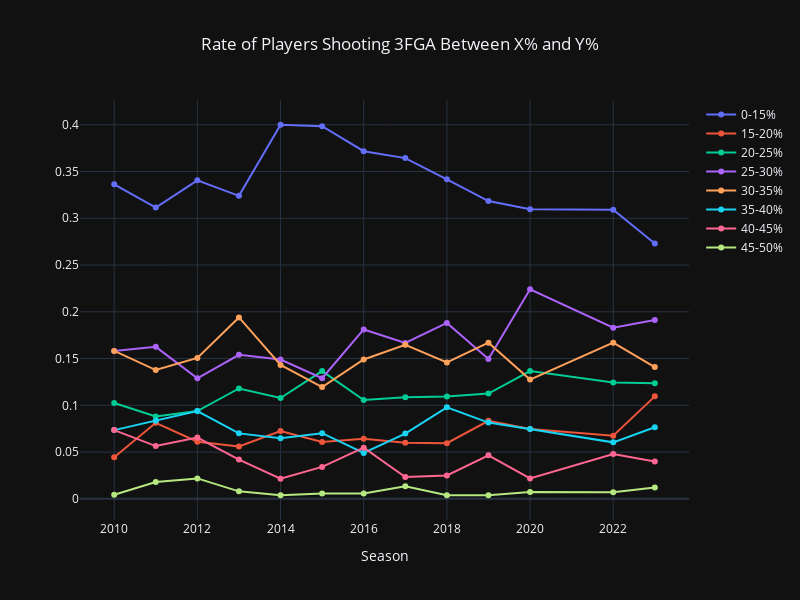

The cell this chart's notebook holds for it:
### Code cell
plot = go.Figure(data=[
    go.Line(
    name = '0-15%',
    x = three_pct_norm.columns.values,
    y = three_pct_norm.iloc[0]
    ),
    go.Line(
    name = '15-20%',
    x = three_pct_norm.columns.values,
    y = three_pct_norm.iloc[1]
    ),
    go.Line(
    name = '20-25%',
    x = three_pct_norm.columns.values,
    y = three_pct_norm.iloc[2]
    ),
    go.Line(
    name = '25-30%',
    x = three_pct_norm.columns.values,
    y = three_pct_norm.iloc[3]
    ),
    go.Line(
    name = '30-35%',
    x = three_pct_norm.columns.values,
    y = three_pct_norm.iloc[4]
    ),
    go.Line(
    name = '35-40%',
    x = three_pct_norm.columns.values,
    y = three_pct_norm.iloc[5]
    ),
    go.Line(
    name = '40-45%',
    x = three_pct_norm.columns.values,
    y = three_pct_norm.iloc[6]
    ),
    go.Line(
    name = '45-50%',
    x = three_pct_norm.columns.values,
    y = three_pct_norm.iloc[7]
    )],
    layout=go.Layout(
        title="Rate of Players Shooting 3FGA Between X% and Y%",
        xaxis_title="Season",
        template="plotly_dark",
        width=800,
        height=600            
                 )
    )
plot.update_layout(title_x=0.5)

plot.show()

#save Figure as jpg image
plot.write_image("images/ind_3fg_pct_by_season.jpeg")

### Figure 1 — Plotly figure (JSON) as saved in the notebook; plotly's stock layout.template omitted (floating-point values rounded to 4 significant figures)
{"data": [{"name": "0-15%", "type": "scatter", "x": [2010, 2011, 2012, 2013, 2014, 2015, 2016, 2017, 2018, 2019, 2020, 2022, 2023], "y": [0.3363, 0.3115, 0.3406, 0.324, 0.4, 0.3985, 0.3717, 0.3643, 0.3417, 0.3184, 0.3097, 0.3091, 0.273]}, {"name": "15-20%", "type": "scatter", "x": [2010, 2011, 2012, 2013, 2014, 2015, 2016, 2017, 2018, 2019, 2020, 2022, 2023], "y": [0.04454, 0.08126, 0.06114, 0.056, 0.07255, 0.06072, 0.06415, 0.06008, 0.0595, 0.0835, 0.07468, 0.0675, 0.1096]}, {"name": "20-25%", "type": "scatter", "x": [2010, 2011, 2012, 2013, 2014, 2015, 2016, 2017, 2018, 2019, 2020, 2022, 2023], "y": [0.1024, 0.08804, 0.09389, 0.118, 0.1078, 0.1366, 0.1057, 0.1085, 0.1094, 0.1126, 0.1366, 0.1243, 0.1235]}, {"name": "25-30%", "type": "scatter", "x": [2010, 2011, 2012, 2013, 2014, 2015, 2016, 2017, 2018, 2019, 2020, 2022, 2023], "y": [0.1581, 0.1625, 0.1288, 0.154, 0.149, 0.129, 0.1811, 0.1667, 0.1881, 0.1495, 0.224, 0.1829, 0.1913]}, {"name": "30-35%", "type": "scatter", "x": [2010, 2011, 2012, 2013, 2014, 2015, 2016, 2017, 2018, 2019, 2020, 2022, 2023], "y": [0.1581, 0.1377, 0.1507, 0.194, 0.1431, 0.1195, 0.1491, 0.1647, 0.1459, 0.167, 0.1275, 0.167, 0.1409]}, {"name": "35-40%", "type": "scatter", "x": [2010, 2011, 2012, 2013, 2014, 2015, 2016, 2017, 2018, 2019, 2020, 2022, 2023], "y": [0.0735, 0.08352, 0.09389, 0.07, 0.06471, 0.07021, 0.04906, 0.06977, 0.09789, 0.08155, 0.07468, 0.06039, 0.07652]}, {"name": "40-45%", "type": "scatter", "x": [2010, 2011, 2012, 2013, 2014, 2015, 2016, 2017, 2018, 2019, 2020, 2022, 2023], "y": [0.0735, 0.05643, 0.0655, 0.042, 0.02157, 0.03416, 0.05472, 0.02326, 0.02495, 0.0466, 0.02186, 0.04796, 0.04]}, {"name": "45-50%", "type": "scatter", "x": [2010, 2011, 2012, 2013, 2014, 2015, 2016, 2017, 2018, 2019, 2020, 2022, 2023], "y": [0.004454, 0.01806, 0.02183, 0.008, 0.003922, 0.005693, 0.00566, 0.01357, 0.003839, 0.003883, 0.007286, 0.007105, 0.01217]}], "layout": {"height": 600, "title": {"text": "Rate of Players Shooting 3FGA Between X% and Y%", "x": 0.5}, "width": 800, "xaxis": {"title": {"text": "Season"}}}}
